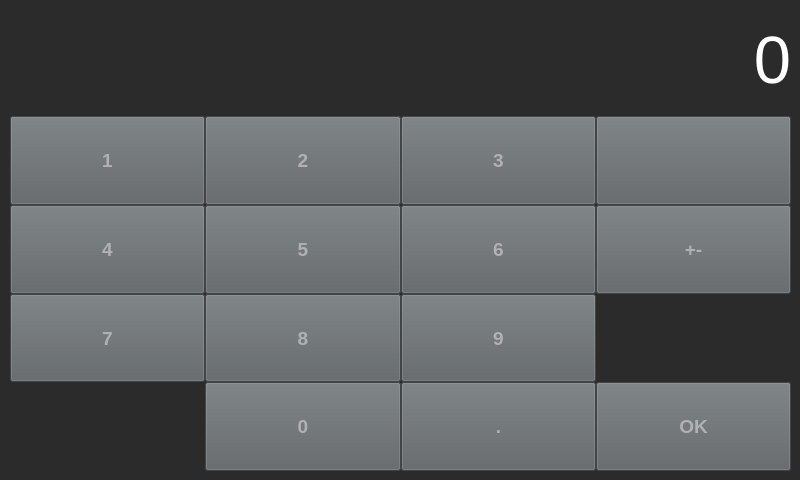
<?xml version="1.0" encoding="UTF-8"?>
<ui version="4.0">
 <class>Form</class>
 <widget class="QWidget" name="Form">
  <property name="geometry">
   <rect>
    <x>0</x>
    <y>0</y>
    <width>800</width>
    <height>480</height>
   </rect>
  </property>
  <property name="windowTitle">
   <string>Form</string>
  </property>
  <property name="styleSheet">
   <string notr="true">background-color: rgb(43, 43, 43);</string>
  </property>
  <widget class="QWidget" name="verticalLayoutWidget">
   <property name="geometry">
    <rect>
     <x>10</x>
     <y>10</y>
     <width>781</width>
     <height>461</height>
    </rect>
   </property>
   <layout class="QVBoxLayout" name="verticalLayout">
    <item>
     <widget class="QLabel" name="label">
      <property name="maximumSize">
       <size>
        <width>16777215</width>
        <height>100</height>
       </size>
      </property>
      <property name="font">
       <font>
        <pointsize>50</pointsize>
       </font>
      </property>
      <property name="styleSheet">
       <string notr="true">color: rgb(255, 255, 255);</string>
      </property>
      <property name="text">
       <string>0</string>
      </property>
      <property name="alignment">
       <set>Qt::AlignRight|Qt::AlignTrailing|Qt::AlignVCenter</set>
      </property>
     </widget>
    </item>
    <item>
     <layout class="QGridLayout" name="gridLayout_2">
      <property name="spacing">
       <number>0</number>
      </property>
      <item row="1" column="1">
       <widget class="QPushButton" name="fourBtn">
        <property name="minimumSize">
         <size>
          <width>0</width>
          <height>0</height>
         </size>
        </property>
        <property name="maximumSize">
         <size>
          <width>999</width>
          <height>999</height>
         </size>
        </property>
        <property name="font">
         <font>
          <pointsize>14</pointsize>
          <weight>75</weight>
          <bold>true</bold>
         </font>
        </property>
        <property name="styleSheet">
         <string notr="true">background-color: rgb(92, 97, 100);
color: rgb(175, 177, 179);
</string>
        </property>
        <property name="text">
         <string>4</string>
        </property>
        <property name="iconSize">
         <size>
          <width>32</width>
          <height>32</height>
         </size>
        </property>
        <property name="checkable">
         <bool>false</bool>
        </property>
       </widget>
      </item>
      <item row="0" column="2">
       <widget class="QPushButton" name="twoBtn">
        <property name="minimumSize">
         <size>
          <width>80</width>
          <height>0</height>
         </size>
        </property>
        <property name="maximumSize">
         <size>
          <width>999</width>
          <height>999</height>
         </size>
        </property>
        <property name="font">
         <font>
          <pointsize>14</pointsize>
          <weight>75</weight>
          <bold>true</bold>
         </font>
        </property>
        <property name="styleSheet">
         <string notr="true">background-color: rgb(92, 97, 100);
color: rgb(175, 177, 179);
</string>
        </property>
        <property name="text">
         <string>2</string>
        </property>
        <property name="iconSize">
         <size>
          <width>32</width>
          <height>32</height>
         </size>
        </property>
        <property name="checkable">
         <bool>false</bool>
        </property>
       </widget>
      </item>
      <item row="1" column="3">
       <widget class="QPushButton" name="sixBtn">
        <property name="minimumSize">
         <size>
          <width>0</width>
          <height>0</height>
         </size>
        </property>
        <property name="maximumSize">
         <size>
          <width>999</width>
          <height>999</height>
         </size>
        </property>
        <property name="font">
         <font>
          <pointsize>14</pointsize>
          <weight>75</weight>
          <bold>true</bold>
         </font>
        </property>
        <property name="styleSheet">
         <string notr="true">background-color: rgb(92, 97, 100);
color: rgb(175, 177, 179);
</string>
        </property>
        <property name="text">
         <string>6</string>
        </property>
        <property name="iconSize">
         <size>
          <width>32</width>
          <height>32</height>
         </size>
        </property>
        <property name="checkable">
         <bool>false</bool>
        </property>
       </widget>
      </item>
      <item row="2" column="3">
       <widget class="QPushButton" name="nineBtn">
        <property name="minimumSize">
         <size>
          <width>0</width>
          <height>0</height>
         </size>
        </property>
        <property name="maximumSize">
         <size>
          <width>999</width>
          <height>999</height>
         </size>
        </property>
        <property name="font">
         <font>
          <pointsize>14</pointsize>
          <weight>75</weight>
          <bold>true</bold>
         </font>
        </property>
        <property name="styleSheet">
         <string notr="true">background-color: rgb(92, 97, 100);
color: rgb(175, 177, 179);
</string>
        </property>
        <property name="text">
         <string>9</string>
        </property>
        <property name="iconSize">
         <size>
          <width>32</width>
          <height>32</height>
         </size>
        </property>
        <property name="checkable">
         <bool>false</bool>
        </property>
       </widget>
      </item>
      <item row="1" column="2">
       <widget class="QPushButton" name="fiveBtn">
        <property name="minimumSize">
         <size>
          <width>0</width>
          <height>0</height>
         </size>
        </property>
        <property name="maximumSize">
         <size>
          <width>999</width>
          <height>999</height>
         </size>
        </property>
        <property name="font">
         <font>
          <pointsize>14</pointsize>
          <weight>75</weight>
          <bold>true</bold>
         </font>
        </property>
        <property name="styleSheet">
         <string notr="true">background-color: rgb(92, 97, 100);
color: rgb(175, 177, 179);
</string>
        </property>
        <property name="text">
         <string>5</string>
        </property>
        <property name="iconSize">
         <size>
          <width>32</width>
          <height>32</height>
         </size>
        </property>
        <property name="checkable">
         <bool>false</bool>
        </property>
       </widget>
      </item>
      <item row="0" column="1">
       <widget class="QPushButton" name="oneBtn">
        <property name="minimumSize">
         <size>
          <width>80</width>
          <height>0</height>
         </size>
        </property>
        <property name="maximumSize">
         <size>
          <width>999</width>
          <height>999</height>
         </size>
        </property>
        <property name="font">
         <font>
          <pointsize>14</pointsize>
          <weight>75</weight>
          <bold>true</bold>
         </font>
        </property>
        <property name="styleSheet">
         <string notr="true">background-color: rgb(92, 97, 100);
color: rgb(175, 177, 179);
</string>
        </property>
        <property name="text">
         <string>1</string>
        </property>
        <property name="iconSize">
         <size>
          <width>32</width>
          <height>32</height>
         </size>
        </property>
        <property name="checkable">
         <bool>false</bool>
        </property>
       </widget>
      </item>
      <item row="2" column="2">
       <widget class="QPushButton" name="eightBtn">
        <property name="minimumSize">
         <size>
          <width>0</width>
          <height>0</height>
         </size>
        </property>
        <property name="maximumSize">
         <size>
          <width>999</width>
          <height>999</height>
         </size>
        </property>
        <property name="font">
         <font>
          <pointsize>14</pointsize>
          <weight>75</weight>
          <bold>true</bold>
         </font>
        </property>
        <property name="styleSheet">
         <string notr="true">background-color: rgb(92, 97, 100);
color: rgb(175, 177, 179);
</string>
        </property>
        <property name="text">
         <string>8</string>
        </property>
        <property name="iconSize">
         <size>
          <width>32</width>
          <height>32</height>
         </size>
        </property>
        <property name="checkable">
         <bool>false</bool>
        </property>
       </widget>
      </item>
      <item row="3" column="4">
       <widget class="QPushButton" name="okBtn">
        <property name="minimumSize">
         <size>
          <width>0</width>
          <height>0</height>
         </size>
        </property>
        <property name="maximumSize">
         <size>
          <width>999</width>
          <height>999</height>
         </size>
        </property>
        <property name="font">
         <font>
          <pointsize>14</pointsize>
          <weight>75</weight>
          <bold>true</bold>
         </font>
        </property>
        <property name="styleSheet">
         <string notr="true">background-color: rgb(92, 97, 100);
color: rgb(175, 177, 179);
</string>
        </property>
        <property name="text">
         <string>OK</string>
        </property>
        <property name="iconSize">
         <size>
          <width>32</width>
          <height>32</height>
         </size>
        </property>
        <property name="checkable">
         <bool>false</bool>
        </property>
       </widget>
      </item>
      <item row="3" column="2">
       <widget class="QPushButton" name="zeroBtn">
        <property name="minimumSize">
         <size>
          <width>0</width>
          <height>0</height>
         </size>
        </property>
        <property name="maximumSize">
         <size>
          <width>999</width>
          <height>999</height>
         </size>
        </property>
        <property name="font">
         <font>
          <pointsize>14</pointsize>
          <weight>75</weight>
          <bold>true</bold>
         </font>
        </property>
        <property name="styleSheet">
         <string notr="true">background-color: rgb(92, 97, 100);
color: rgb(175, 177, 179);
</string>
        </property>
        <property name="text">
         <string>0</string>
        </property>
        <property name="iconSize">
         <size>
          <width>32</width>
          <height>32</height>
         </size>
        </property>
        <property name="checkable">
         <bool>false</bool>
        </property>
       </widget>
      </item>
      <item row="0" column="4">
       <widget class="QPushButton" name="delBtn">
        <property name="minimumSize">
         <size>
          <width>100</width>
          <height>0</height>
         </size>
        </property>
        <property name="maximumSize">
         <size>
          <width>999</width>
          <height>999</height>
         </size>
        </property>
        <property name="font">
         <font>
          <pointsize>14</pointsize>
          <weight>75</weight>
          <bold>true</bold>
         </font>
        </property>
        <property name="styleSheet">
         <string notr="true">background-color: rgb(92, 97, 100);
color: rgb(175, 177, 179);
</string>
        </property>
        <property name="text">
         <string notr="true"/>
        </property>
        <property name="icon">
         <iconset>
          <normaloff>../Icons/backIcon2.png</normaloff>../Icons/backIcon2.png</iconset>
        </property>
        <property name="iconSize">
         <size>
          <width>32</width>
          <height>32</height>
         </size>
        </property>
        <property name="checkable">
         <bool>false</bool>
        </property>
       </widget>
      </item>
      <item row="2" column="1">
       <widget class="QPushButton" name="sevenBtn">
        <property name="minimumSize">
         <size>
          <width>0</width>
          <height>0</height>
         </size>
        </property>
        <property name="maximumSize">
         <size>
          <width>999</width>
          <height>999</height>
         </size>
        </property>
        <property name="font">
         <font>
          <pointsize>14</pointsize>
          <weight>75</weight>
          <bold>true</bold>
         </font>
        </property>
        <property name="styleSheet">
         <string notr="true">background-color: rgb(92, 97, 100);
color: rgb(175, 177, 179);
</string>
        </property>
        <property name="text">
         <string>7</string>
        </property>
        <property name="iconSize">
         <size>
          <width>32</width>
          <height>32</height>
         </size>
        </property>
        <property name="checkable">
         <bool>false</bool>
        </property>
       </widget>
      </item>
      <item row="0" column="3">
       <widget class="QPushButton" name="threeBtn">
        <property name="minimumSize">
         <size>
          <width>80</width>
          <height>0</height>
         </size>
        </property>
        <property name="maximumSize">
         <size>
          <width>999</width>
          <height>999</height>
         </size>
        </property>
        <property name="font">
         <font>
          <pointsize>14</pointsize>
          <weight>75</weight>
          <bold>true</bold>
         </font>
        </property>
        <property name="styleSheet">
         <string notr="true">background-color: rgb(92, 97, 100);
color: rgb(175, 177, 179);
</string>
        </property>
        <property name="text">
         <string>3</string>
        </property>
        <property name="iconSize">
         <size>
          <width>32</width>
          <height>32</height>
         </size>
        </property>
        <property name="checkable">
         <bool>false</bool>
        </property>
       </widget>
      </item>
      <item row="1" column="4">
       <widget class="QPushButton" name="signBtn">
        <property name="minimumSize">
         <size>
          <width>0</width>
          <height>0</height>
         </size>
        </property>
        <property name="maximumSize">
         <size>
          <width>999</width>
          <height>999</height>
         </size>
        </property>
        <property name="font">
         <font>
          <pointsize>14</pointsize>
          <weight>75</weight>
          <bold>true</bold>
         </font>
        </property>
        <property name="styleSheet">
         <string notr="true">background-color: rgb(92, 97, 100);
color: rgb(175, 177, 179);
</string>
        </property>
        <property name="text">
         <string notr="true">+-</string>
        </property>
        <property name="iconSize">
         <size>
          <width>32</width>
          <height>32</height>
         </size>
        </property>
        <property name="checkable">
         <bool>false</bool>
        </property>
       </widget>
      </item>
      <item row="3" column="3">
       <widget class="QPushButton" name="dotBtn">
        <property name="minimumSize">
         <size>
          <width>0</width>
          <height>0</height>
         </size>
        </property>
        <property name="maximumSize">
         <size>
          <width>999</width>
          <height>999</height>
         </size>
        </property>
        <property name="font">
         <font>
          <pointsize>14</pointsize>
          <weight>75</weight>
          <bold>true</bold>
         </font>
        </property>
        <property name="styleSheet">
         <string notr="true">background-color: rgb(92, 97, 100);
color: rgb(175, 177, 179);
</string>
        </property>
        <property name="text">
         <string>.</string>
        </property>
        <property name="iconSize">
         <size>
          <width>32</width>
          <height>32</height>
         </size>
        </property>
        <property name="checkable">
         <bool>false</bool>
        </property>
       </widget>
      </item>
     </layout>
    </item>
   </layout>
  </widget>
 </widget>
 <resources/>
 <connections/>
</ui>
